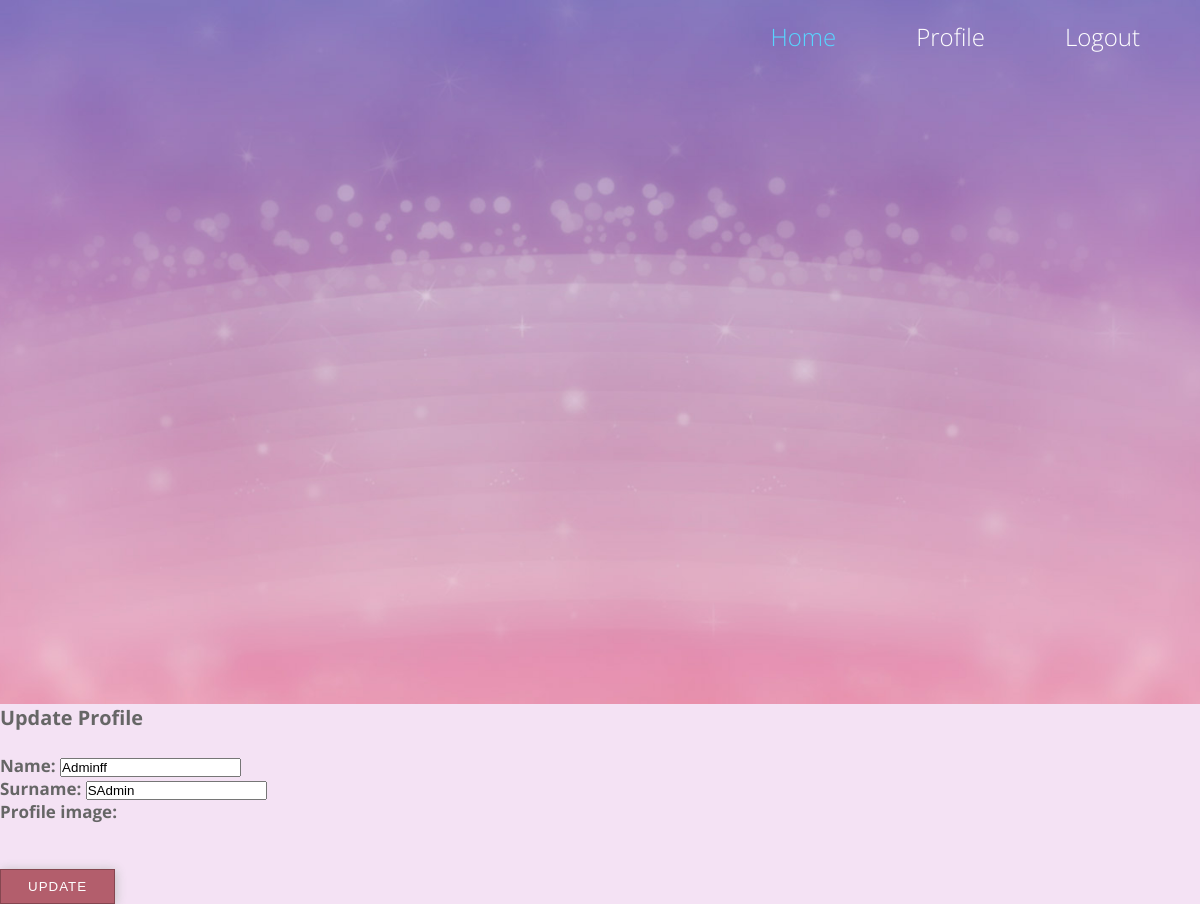
Page /users/user_profile_update/ (signed in) on the earlier database version.
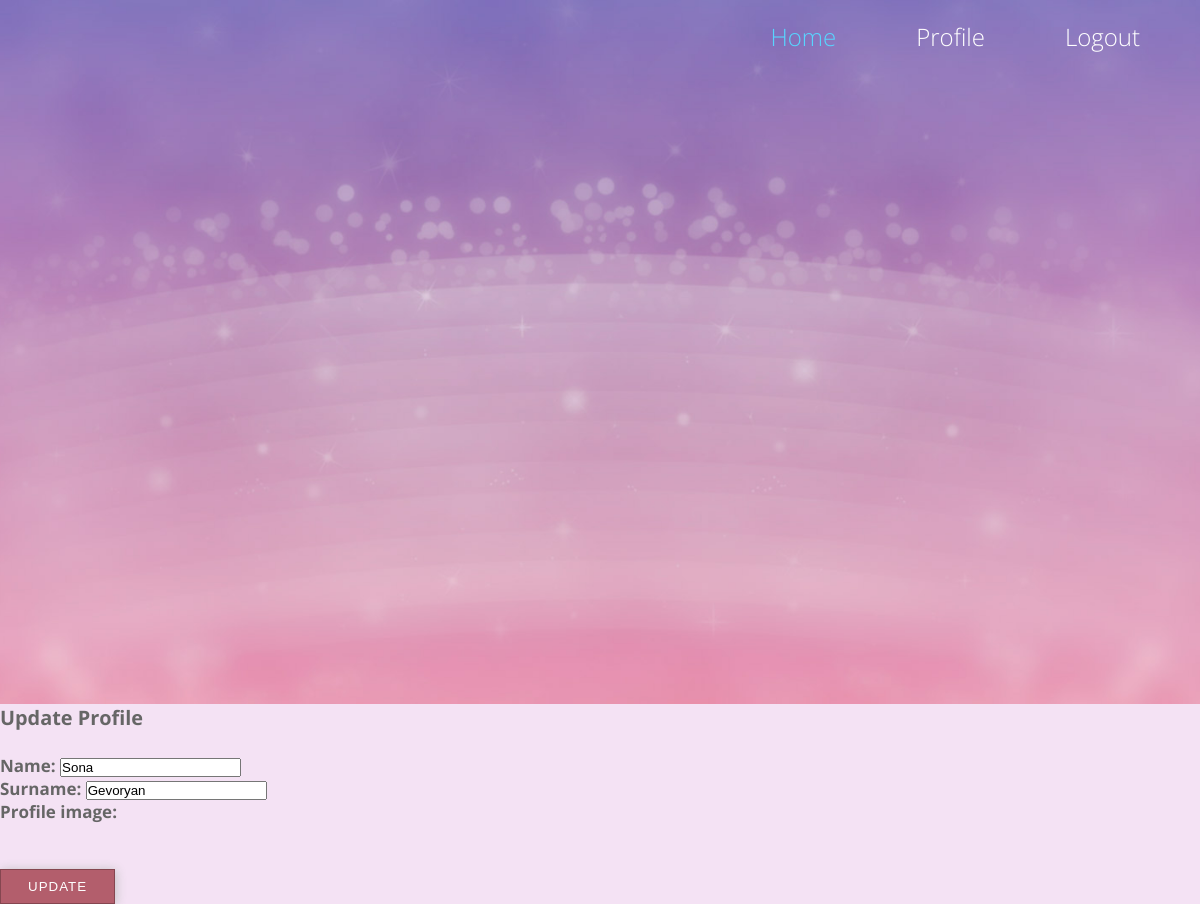
Same page on the later database version.
### users/models.py (models this page shows, shortened)
class Profile(models.Model):
	user = models.OneToOneField(User, on_delete = models.CASCADE)
	first_name = models.CharField(max_length=10, default="name")
	second_name = models.CharField(max_length=20, default="username")
	user_image = models.ImageField(default='Music.jpg', upload_to="media")

### users/views.py (the view)
# urls.py: path('user_profile_update/', user_views.profile_update, name='profile_update'),
def profile_update(request):
    profile = Profile.objects.get(user=request.user)
    form = ProfileUpdate(instance=profile)
    if request.method == "POST":
        form = ProfileUpdate(request.POST, instance=profile)
        if form.is_valid():
            form.save()
            messages.add_message(request, messages.SUCCESS, "User profile updated.")
        return redirect('user_profile')
    return render(request, 'registration/user_profile_update.html', {'form': form})

### users/forms.py
class ProfileUpdate(forms.ModelForm):
	class Meta:
		model = Profile
		fields = ['first_name','second_name']

### YouTube_django/YouTube_django/users/templates/registration/user_profile_update.html (shortened to what this page needs)
{% extends 'download_app/base.html' %}
	{% block content %}
		<form method="POST" enctype="multipart/form-data">
			<h3>Update Profile</h3><br>
			<strong>Name: {{form.first_name}}</strong>
			<br>
			<strong>Surname: {{form.second_name}}</strong>
			<br>
			<strong>Profile image: <br> {{form.user_image}}</strong>
			<br><br>
			<div class="item-row">
				<a href="{% url 'profile_update' %}"><button class="btn btn-success" type="submit" name="Update Profile">Update</button></a>
			</div>
		</form>
	{% endblock content %}

Differences in the rows shown:
changed Profile: first_name "Adminff" → "Sona"; second_name "SAdmin" → "Gevoryan"
